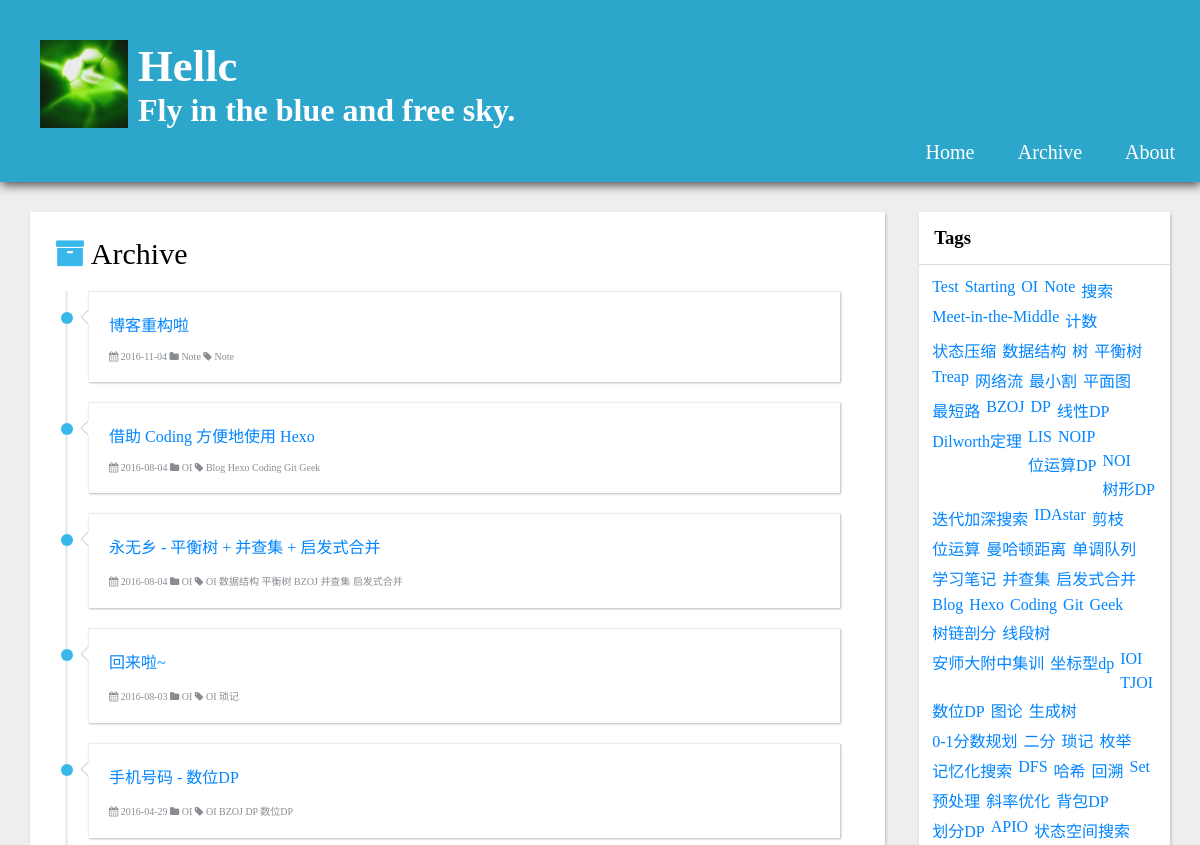
Before: /archive/ (upper part) with the older database file.
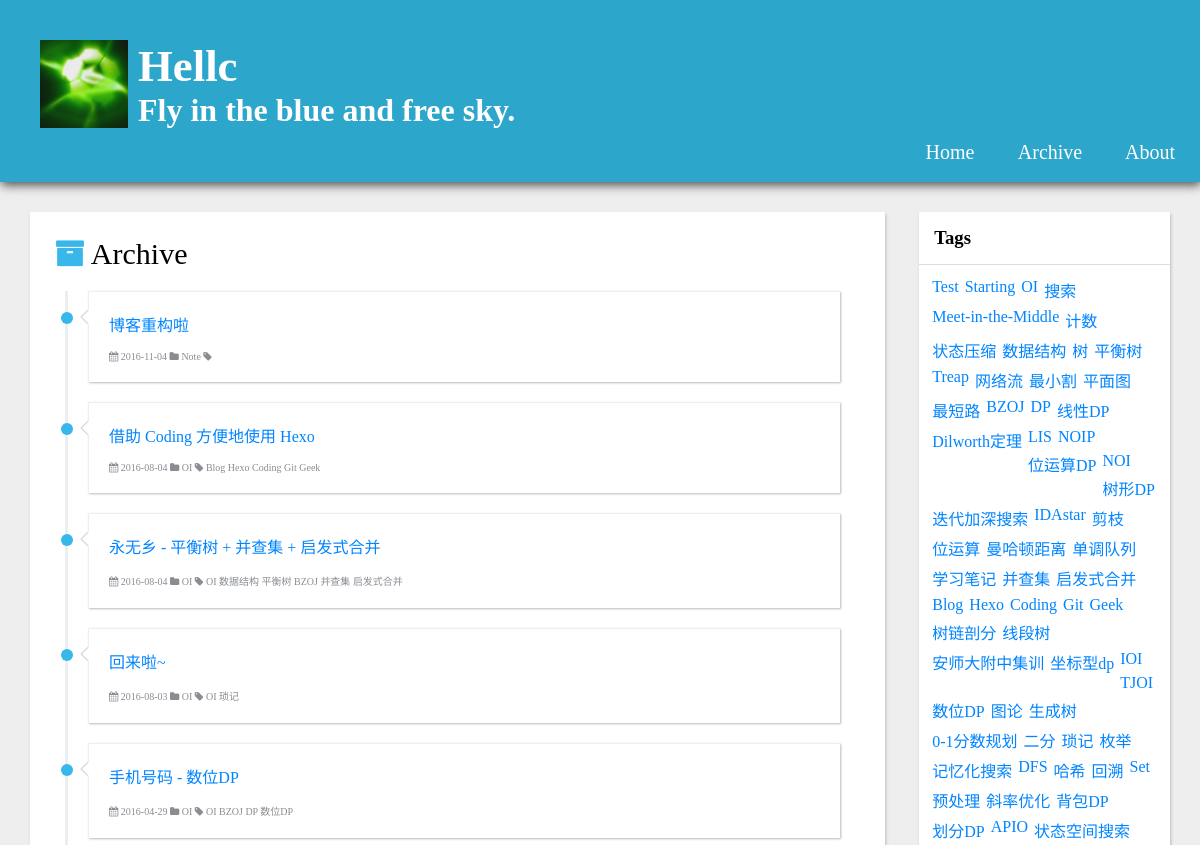
After: the same page with the newer database file.
### Blog/models.py (models this page shows, shortened)
class Article(models.Model):
    title = models.CharField("Title", max_length = 100)
    author = models.CharField("Author", max_length = 16)
    content = models.TextField("Content")
    createTime = models.DateTimeField("CreateTime")
    permalink = models.SlugField("Link", null = True)
    category = models.ForeignKey(Category, verbose_name = "Category")
    tags = models.ManyToManyField(Tag, verbose_name = "Tag", related_name = "articles")

class Category(models.Model):
    name = models.CharField("Name", max_length = 16)
    def __unicode__(self):
        return self.name

class Tag(models.Model):
    name = models.CharField("Name", max_length = 16)
    permalink = models.SlugField("Link", max_length = 50, null = True)

### Blog/views.py (the view)
# urls.py: url(r'^archive/$', getArchive, name = "BlogGetArchive"),
def getArchive(request):
    ctx = getBaseContent()
    ctx.update({
        "articles" : Article.objects.all().order_by("-createTime"),
    })
    return render(request, 'article-archive.html', ctx)

### Blog/views.py (called while the page is built)
def globalVariable(request):
    return {
        "SITE_URL" : settings.SITE_URL
    }

def getBaseContent():
    return {
        "tags" : Tag.objects.all(),
        "friendLinks" : FriendLink.objects.all()
    }

### templates/article-archive.html
{% extends 'parts/base.html' %}
{% load static %}
{% block style %}
<link rel = "stylesheet" type = "text/css" href = "{% static 'css/article-archive.css' %}" />
{% endblock %}
{% block content %}
<div id = "Archive">
    <header class = "ArchiveHeader">
        <i class = "Icon fa fa-archive"></i>
        Archive
    </header>
    <div class = "TimeLine">
        {% for article in articles %}
        <div class = "TimeLineItem">
            <div class = "TimeLineNode"></div>
            <div class = "ArticleTitle">
                <a href = "{% url 'BlogGetDetail' article.permalink %}"> {{ article.title }} </a>
            </div>
            <footer class = "TimeLineItemFooter">
                <span class = "ArticleTime">
                    <i class = "fa fa-calendar"></i>
                    {{ article.createTime | date:"Y-m-d" }}
                </span>
                <span class = "ArticleCategory">
                    <i class = "fa fa-folder"></i>
                    {{ article.category }}
                </span>
                <span class = "ArticleTags">
                    <i class = "fa fa-tag"></i>
                    {% for tag in article.tags.all %}
                    <span class = "EachArticleTag">
                        <a href = "{% url 'BlogGetArticlesByTag' tag.permalink %}">
                        {{ tag.name }}
                        </a>
                    </span>
                    {% endfor %}
                </span>
            </footer>
        </div>
        {% endfor %}
    </div>
</div>
{% endblock %}

### templates/parts/sidebar.html (shortened to what this page needs)
<aside id = "Sidebar">
    <div id = "Tags">
        <h3 class = "Title">
            Tags
        </h3>
        <div class = "TagLinks">
        {% for tag in tags %}
            <div class = "EachTag">
                <a href = "{% url 'BlogGetArticlesByTag' tag.permalink %}"> {{ tag.name }} </a>
            </div>
        {% endfor %}
        </div>
    </div>
</aside>

Changed rows visible on the page:
removed Tag: name "Note"
